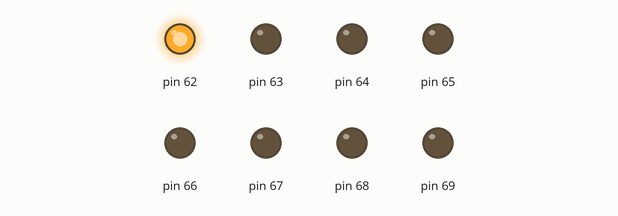
Simulated run of this sketch. Board: Arduino Mega 2560, built with avr-gcc and run on an emulated ATmega2560. On the bench: output pins drawn as LEDs (lit = HIGH).

Above: at 0.5 s.
At 2.5 s:
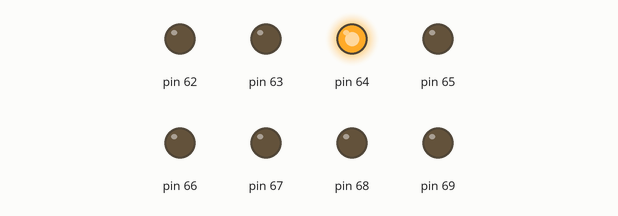
At 3.5 s:
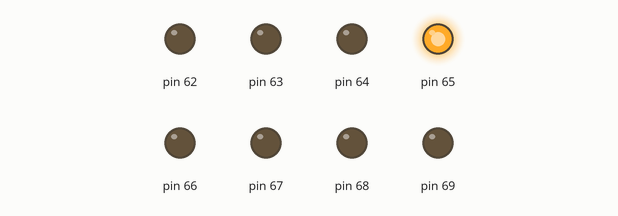
At 4.5 s:
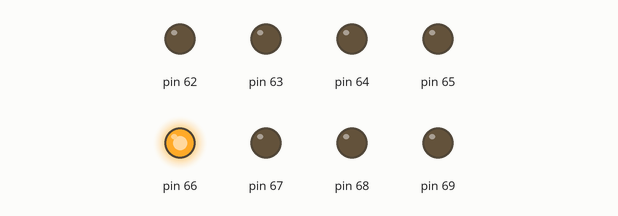
At 6.5 s:
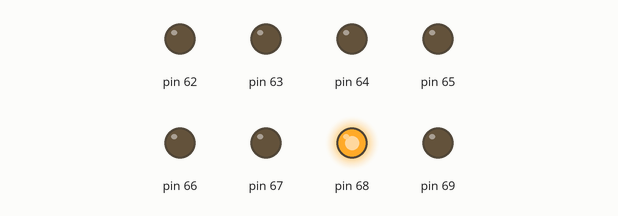
At 9.5 s:
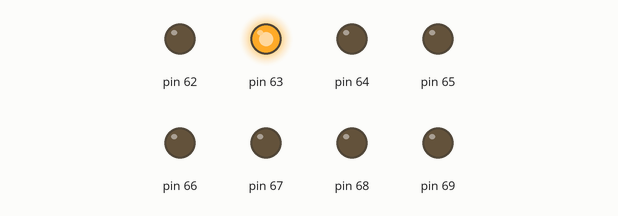
Timing chart, 0 to 10.4 s (numbered marks = the images above):
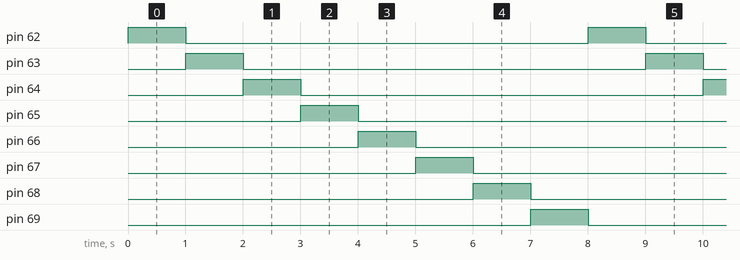

The sketch:

despazamientoizquierdaa.ino
```cpp
//Autor:Darío Jorge Iglesias
#include<avr/IO.h>
int I;
void setup(){
DDRK=0b11111111;//PUERTOK SALIDA
PORTK=1;}
void loop(){
for(I=0;I<=7;I++){
delay(1000);
PORTK=PORTK<<1;
if(PORTK==0)
PORTK=1;}}
```

Measured:
- by itself, pin 62–69: alternates HIGH for 1.0 s and LOW for 7.0 s
- by itself, everything shown: repeats every 8.0 s, in 8 steps
